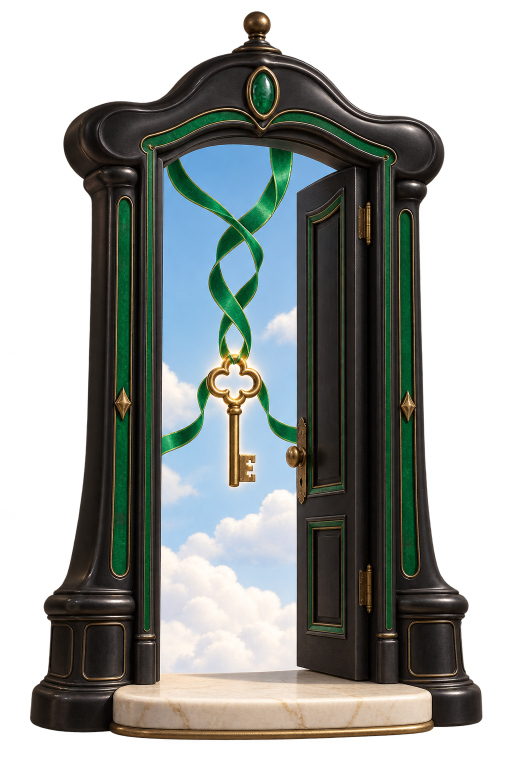
#> input picture assets/sources/portals/convergent.png, 1024 x 1536 px (shown at 1/2 size)
$ python frontalize_portals.py
#> lines starting #> are read from the running program, lines starting #| are printed output that depends on the picture; after the words box and inside, x2 and y2 are one past the last pixel; in counts of white or black regions, pixels touching at a corner belong together
"""Rebuild the BOWLER TEST portals from assets/sources/portals (originals, untouched).

- Verbal, numerical, spatial and personality were generated at an angle; their sky and motif are
  transplanted into the frontal frames of convergent, divergent, memory and abstract respectively,
  so every portal faces the camera and its leaf opens the same way.
- All eight are normalized so the marble base rests on the bottom edge of a 1024x1536 canvas
  (the game draws the floor contact point exactly there) and faint alpha noise is removed.
Run: python tools/frontalize_portals.py   (requires Pillow, numpy, scipy)
"""
import numpy as np
from PIL import Image
from scipy import ndimage as ndi
from pathlib import Path
ROOT=Path(__file__).resolve().parents[1]
P=str(ROOT/'assets/sources/portals')+'/'
OUT=ROOT/'public/assets/environments/portals'
BOTTOM={'abstract':1300,'convergent':1290,'divergent':1290,'memory':1318,'verbal':1290,'numerical':1300,'spatial':1300,'personality':1305}
def load(n): return np.asarray(Image.open(P+n+'.png').convert('RGBA')).astype(np.float32)
#> called with n = 'convergent'
def blue(a):
    r,g,b,al=a[...,0],a[...,1],a[...,2],a[...,3]
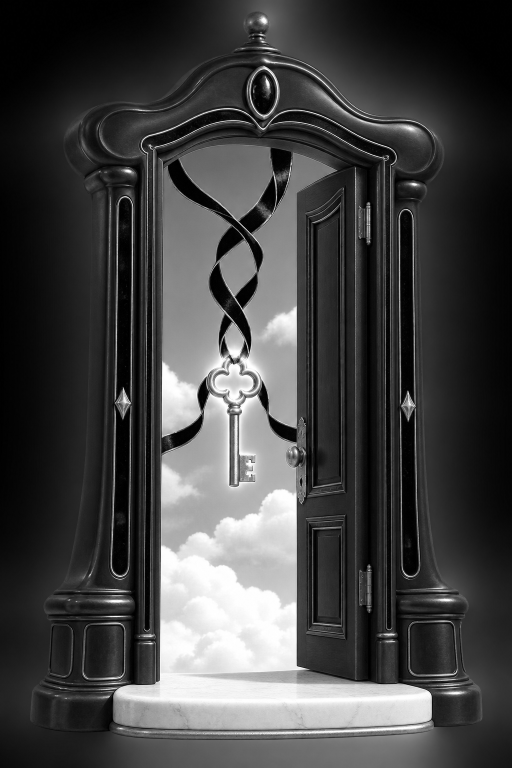
#> r: shape (1536, 1024) float32 (shown at 1/2 size); min 0, max 255, mean 66.9
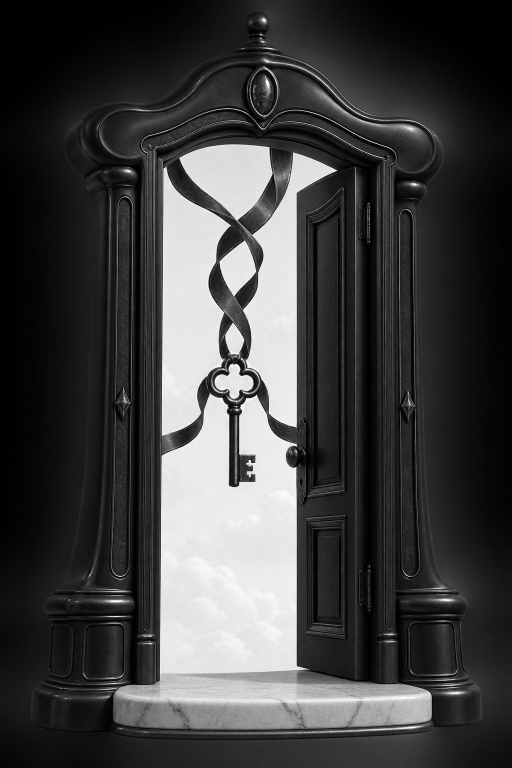
#> b: shape (1536, 1024) float32 (shown at 1/2 size); min 0, max 255, mean 65.1
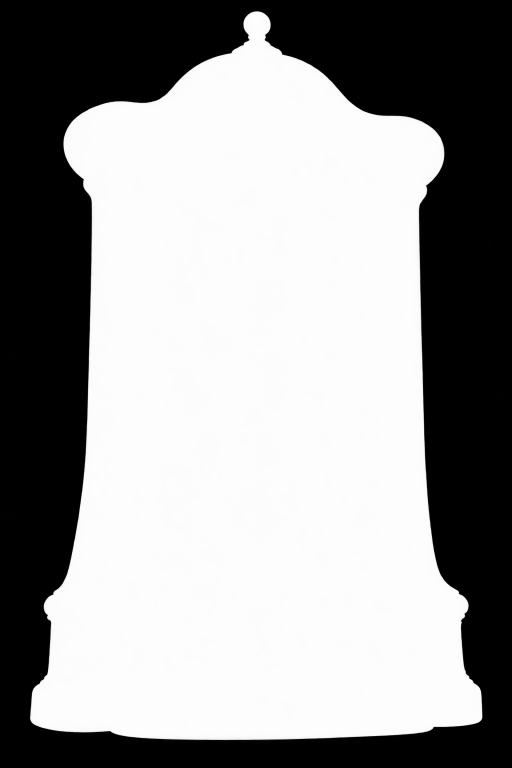
#> al: shape (1536, 1024) float32 (shown at 1/2 size); min 0, max 254, mean 152.2
    lum=.3*r+.59*g+.11*b
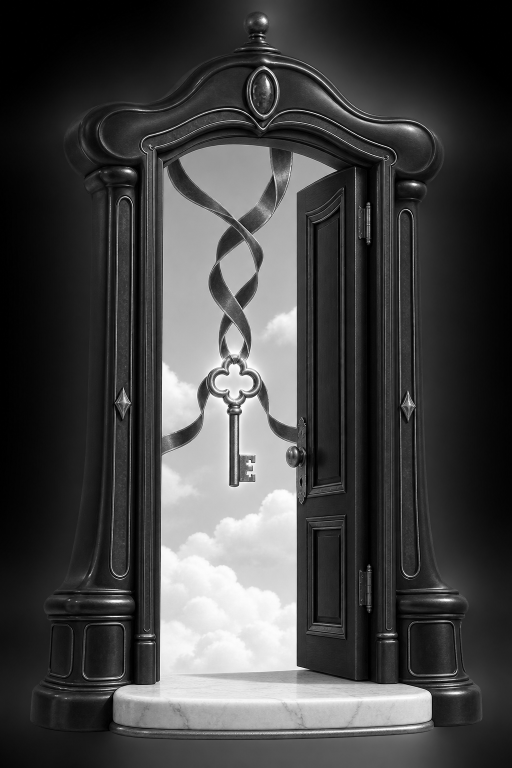
#> lum: shape (1536, 1024) float32 (shown at 1/2 size); min 0, max 255, mean 68.3
    return (b-r>14)&(b>150)&(lum>120)&(al>250)
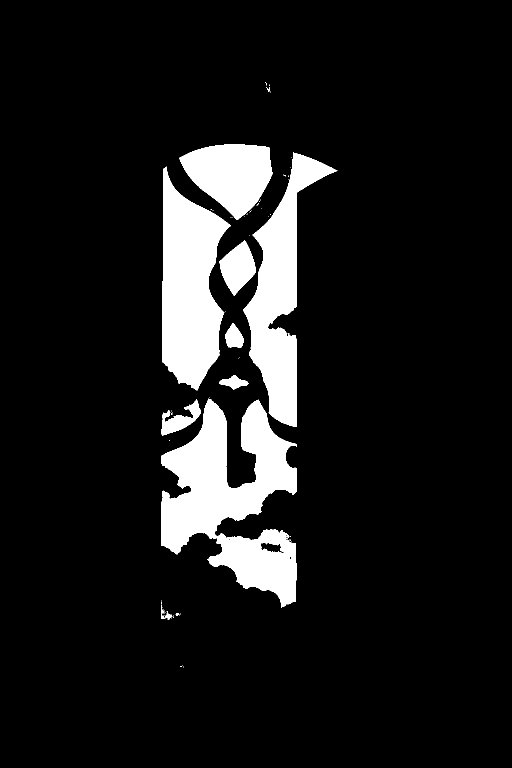
#> returned value: shape (1536, 1024) bool (shown at 1/2 size); 10.2% white; 63 white regions (50 under 20 px), largest, box (x1, y1, x2, y2) and area: (322, 797, 594, 1215) 58173, (324, 333, 462, 781) 39129, (487, 305, 675, 854) 35740
def opening(n,a=None):
    a=load(n) if a is None else a
    m=ndi.binary_opening(blue(a),iterations=2)
#> m: shape (1536, 1024) bool; 10.2% white; 12 white regions (2 under 20 px), largest, box (x1, y1, x2, y2) and area: (322, 798, 594, 1214) 57959, (324, 335, 461, 781) 39110, (487, 306, 672, 854) 35698
    lab,k=ndi.label(m); sizes=ndi.sum(m,lab,range(1,k+1))
#> after `lab, k = ndi.label(m)`:
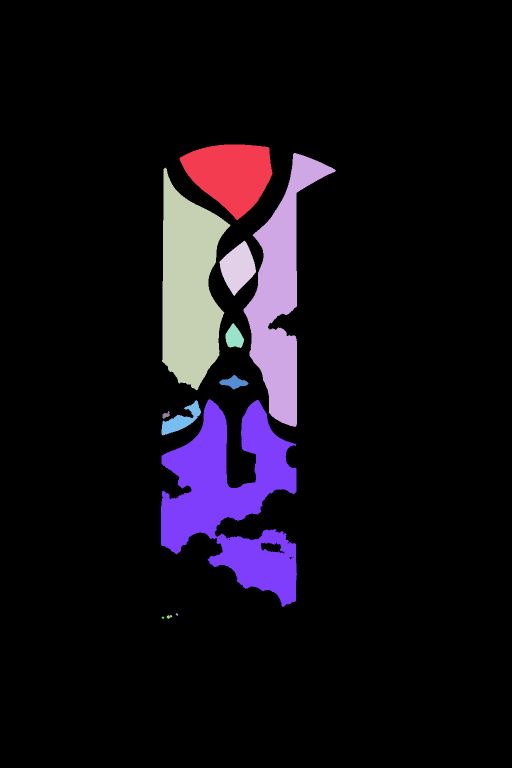
#> lab: shape (1536, 1024) int32 (shown at 1/2 size); 13 distinct labels, from 0 to 12; one colour per label, 0 black
#> after `lab, k = ndi.label(m)`: k = 12
#> after `sizes = ndi.sum(m, lab, range(1, k + 1))`: sizes = [18120, 35698, 39110, 4779, 1236, 854, 57959, 2141, 128, 18, 52, 18]
    keep=np.isin(lab,1+np.where(sizes>800)[0]); m=keep
    H,W=m.shape; L=np.full(H,np.nan);R=np.full(H,np.nan)
#> after `H, W = m.shape`: H = 1536; W = 1024
    for y in range(H):
        xs=np.where(m[y])[0]
        if len(xs): L[y]=xs.min();R[y]=xs.max()
    rows=np.where(~np.isnan(L))[0]; y0=rows.min(); y1=BOTTOM[n]
#> after `rows = np.where(~np.isnan(L))[0]`: rows = 925 values from 289 to 1213
#> after `y0 = rows.min()`: y0 = 289
    body=rows[rows>y0+250]
#> body = 674 values from 540 to 1213
    Ls=np.nanpercentile(L[body],3); Rs=np.nanpercentile(R[body],97)
#> after `Ls = np.nanpercentile(L[body], 3)`: Ls = 322
#> after `Rs = np.nanpercentile(R[body], 97)`: Rs = 593
    WIN=30
    def win(y): return 4 if y<y0+160 else WIN
    LL=np.zeros(H);RR=np.zeros(H)
#> after `LL = np.zeros(H)`: LL = 1536 values from 0 to 0
#> after `RR = np.zeros(H)`: RR = 1536 values from 0 to 0
    for y in range(y0,y1+1):
        lo,hi=max(0,y-win(y)),y+win(y)
        wl=np.nanmin(L[lo:hi]) if np.any(~np.isnan(L[lo:hi])) else Ls
        wr=np.nanmax(R[lo:hi]) if np.any(~np.isnan(R[lo:hi])) else Rs
        LL[y]=max(wl,Ls) if y>y0+120 else wl
        RR[y]=min(wr,Rs) if y>y0+120 else wr
        if y>y0+250: LL[y]=Ls;RR[y]=Rs
#> this loop made 1002 passes
#> (wl, wr) on passes 1 to 3: (423, 522), (418, 531), (413, 536)
#> after the loop, LL = 1536 values, max 423 at index 289, min 0 at index 0, mean 212.1; RR = 1536 values, max 671 at index 338, min 0 at index 0, mean 388.6
    full=np.zeros((H,W),bool)
    for y in range(y0,y1+1):
        if RR[y]>LL[y]: full[y,int(LL[y]):int(RR[y])+1]=True
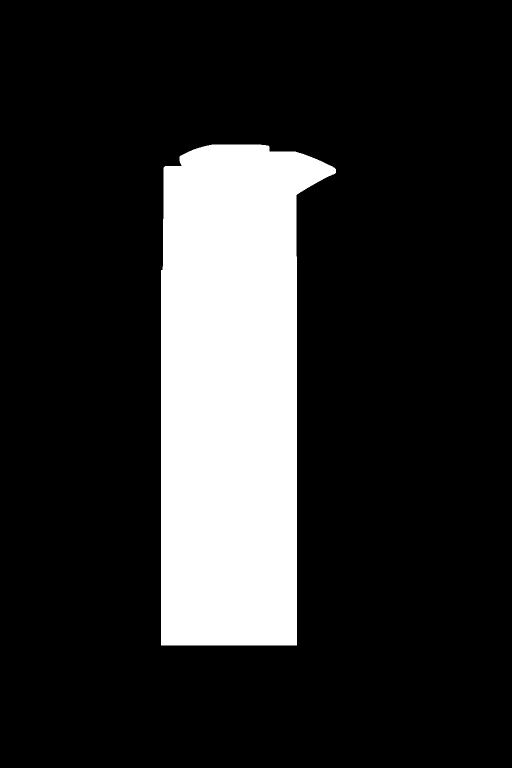
#> full: shape (1536, 1024) bool (shown at 1/2 size); 17.3% white; 1 white region, box (x1, y1, x2, y2) and area: (322, 289, 672, 1291) 272132
    full=ndi.binary_closing(full,iterations=4)
#> full: shape (1536, 1024) bool; 17.3% white; 1 white region, box (x1, y1, x2, y2) and area: (322, 289, 672, 1291) 272164
    return full,(int(Ls),int(Rs),int(y0),int(y1))
PLAN={'verbal':'convergent','numerical':'divergent','spatial':'memory','personality':'abstract'}
def interior(n):
    a=load(n); m,(L,R,y0,y1)=opening(n,a)
    y1-=55
    crop=a[y0:y1+1,L:R+1,:3].copy(); mm=m[y0:y1+1,L:R+1]
    idx=ndi.distance_transform_edt(~mm,return_distances=False,return_indices=True)
    crop=crop[idx[0],idx[1]]
    return crop
def compose(src,frame,out):
    t=load(frame); tm,(L,R,y0,y1)=opening(frame,t)
#> after `tm, (L, R, y0, y1) = opening(frame, t)`: L = 322; R = 593; y0 = 289; y1 = 1290
    tw,th=R-L+1,y1-y0+1
#> tw = 272; th = 1002
    c=interior(src); sh,sw=c.shape[:2]
    s=max(tw/sw,th/sh)
    im=Image.fromarray(c.astype(np.uint8)).resize((round(sw*s),round(sh*s)),Image.LANCZOS)
    c2=np.asarray(im).astype(np.float32); H2,W2=c2.shape[:2]
    ox=(W2-tw)//2; oy=(H2-th)//2
    patch=c2[oy:oy+th,ox:ox+tw]
    canvas=t.copy()
    if frame=='divergent':
        box=(slice(430,780),slice(592,670))
        sub=canvas[box]; lum=.3*sub[...,0]+.59*sub[...,1]+.11*sub[...,2]
        bad=ndi.binary_dilation(lum>150,iterations=4)
        idx=ndi.distance_transform_edt(bad,return_distances=False,return_indices=True)
        fill=sub[idx[0],idx[1]]
        sub[...,:3]=np.where(bad[...,None],ndi.gaussian_filter(fill[...,:3],(2,2,0)),sub[...,:3])
        canvas[box]=sub
    # soft mask: shrink a little, feather
    m=ndi.binary_erosion(tm,iterations=2).astype(np.float32)
    m=ndi.gaussian_filter(m,1.4)
    region=np.zeros_like(t[...,:3]); region[y0:y1+1,L:R+1]=patch
    # inner occlusion near the frame/leaf so the sky sits inside the jamb
    dist=ndi.distance_transform_edt(tm)
    occ=1-0.22*np.clip(1-dist/18,0,1)
    region*=occ[...,None]
    canvas[...,:3]=canvas[...,:3]*(1-m[...,None])+region*m[...,None]
    Image.fromarray(np.clip(canvas,0,255).astype(np.uint8),'RGBA').save(out)
def normalize(rgba):
    a=rgba.copy(); al=a[...,3].astype(np.float32)
    a[...,3]=(np.clip((al-24)/(250-24),0,1)*255).astype(np.uint8)
    ys,xs=np.where(a[...,3]>8); crop=a[ys.min():ys.max()+1,xs.min():xs.max()+1]
    out=np.zeros((1536,1024,4),np.uint8); h,w=crop.shape[:2]; bottom=1532; left=(1024-w)//2
    out[bottom-h+1:bottom+1,left:left+w]=crop; return out
if __name__=='__main__':
    import tempfile, os
    tmp=tempfile.mkdtemp()
#> (the run stopped early here; a loop or call above may not have finished)
